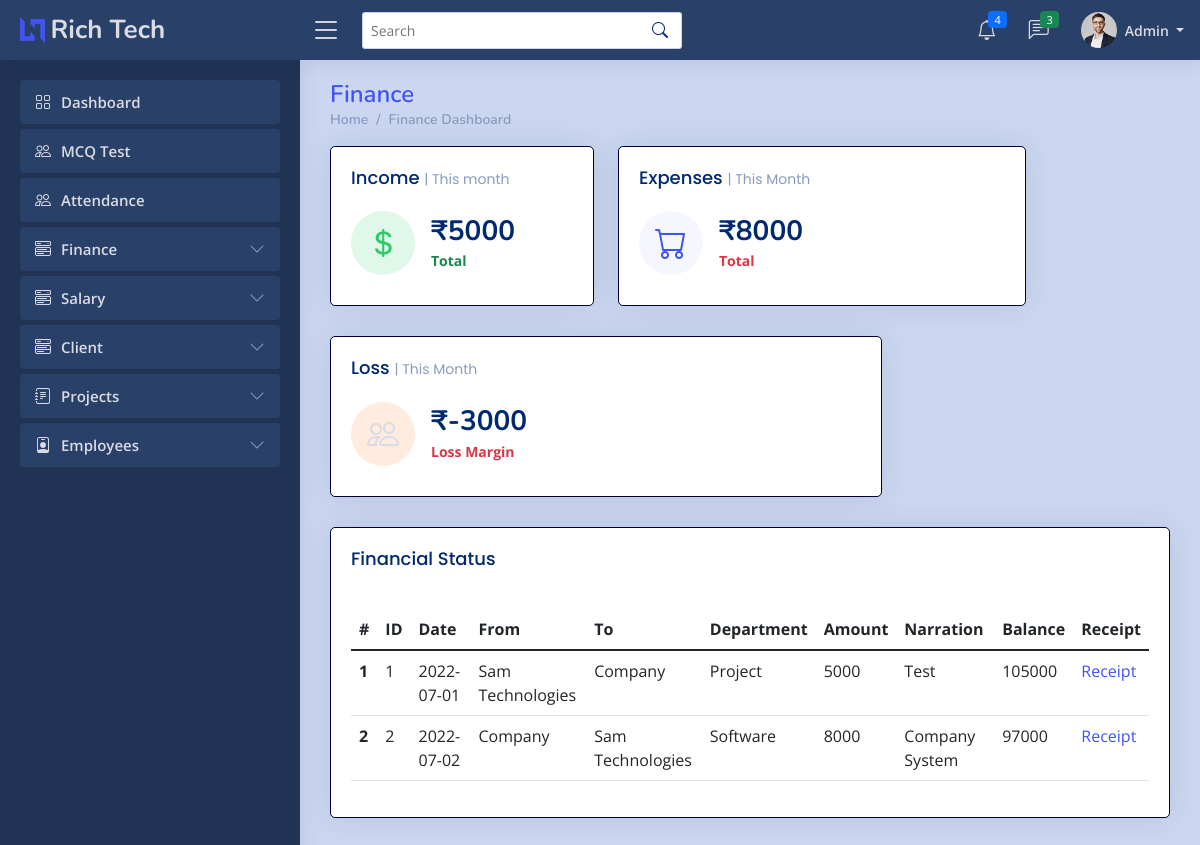
/admin/finance.php (signed in), run on an earlier commit of the app's database.
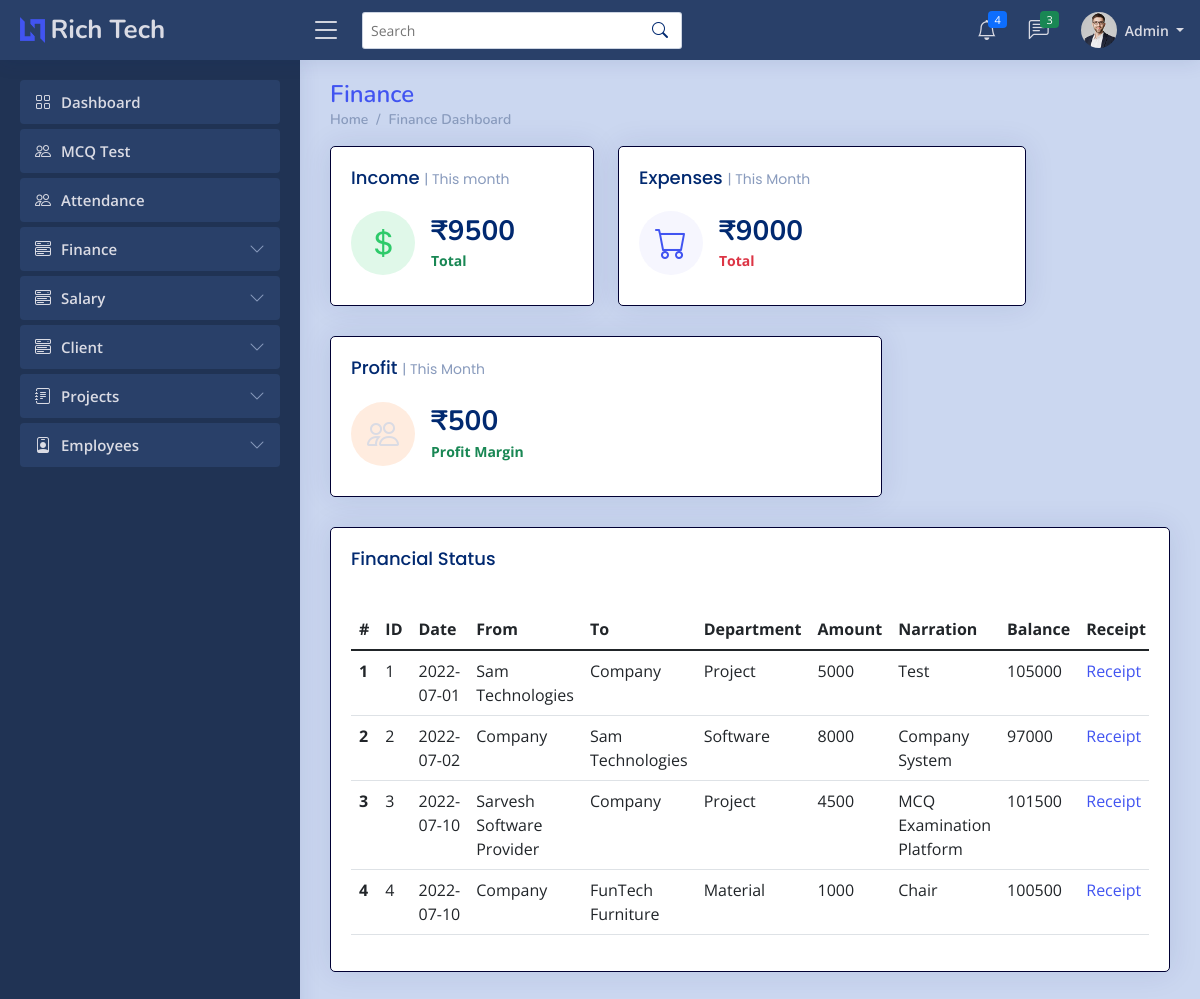
And on a later commit of the database.
### tables this page shows
CREATE TABLE `financet` (
  `Id` int(11) NOT NULL,
  `ddate` date NOT NULL,
  `ffrom` varchar(255) NOT NULL,
  `tto` varchar(255) NOT NULL,
  `amt` int(7) NOT NULL,
  `narration` varchar(255) NOT NULL,
  `deptname` varchar(255) NOT NULL,
  `ffile` longblob NOT NULL
);

### admin/finance.php (the view, shortened to what this page needs)
<?php
    if ($_SESSION['erole']=="admin"){
?>
<!DOCTYPE html>
<html lang="en">
<head>
  <link href="../assets/vendor/bootstrap/css/bootstrap.min.css" rel="stylesheet">
  <link rel="stylesheet" href="../assets/vendor/bootstrap-icons/bootstrap-icons.css?v=<?php echo time(); ?>">
  <link href="../assets/vendor/boxicons/css/boxicons.min.css" rel="stylesheet">
  <link href="../assets/vendor/quill/quill.snow.css" rel="stylesheet">
  <link href="../assets/vendor/quill/quill.bubble.css" rel="stylesheet">
  <link href="../assets/vendor/remixicon/remixicon.css" rel="stylesheet">
  <link href="../assets/vendor/simple-datatables/style.css" rel="stylesheet">
  <link rel="stylesheet" href="../assets/css/style.css?v=<?php echo time(); ?>">
</head>
<body>
  <?php include 'imports/nav-admin.php'; ?>
  <main id="main" class="main">
    <div class="pagetitle">
      <h1><a href="payment.php">Finance</a></h1>
      <nav>
        <ol class="breadcrumb">
          <li class="breadcrumb-item"><a href="index.php">Home</a></li>
          <li class="breadcrumb-item active"><a href="finance.php">Finance Dashboard</a></li>
        </ol>
      </nav>
    </div>
    <section class="section">
    <section class="section dashboard">
      <div class="row">
        <div class="col-lg-12">
            <div class="row">
            <?php
                include '../imports/config.php';
                $conn = mysqli_connect($server_name, $username, $password, $database_name);
                $sql_query="SELECT sum(amt) FROM financet WHERE MONTH(ddate) = MONTH(CURDATE()) and tto='Company'";
                $result = mysqli_query($conn, $sql_query);
                $row = mysqli_fetch_array($result);
                $income = $row['sum(amt)'];
                $sql_query="SELECT sum(amt) FROM financet WHERE MONTH(ddate) = MONTH(CURDATE()) and ffrom='Company'";
                $result = mysqli_query($conn, $sql_query);
                $row = mysqli_fetch_array($result);
                $expenses = $row['sum(amt)'];
                $margin=$income-$expenses;
                if ($margin>0) {
                    $s="p";
                }else{
                    $s="l";
                }
            ?>
            <div class="col-xxl-4 col-md-4">
              <div class="card info-card revenue-card">
                <div class="card-body">
                  <h5 class="card-title">Income <span>| This month</span></h5>
                  <div class="d-flex align-items-center">
                    <div class="card-icon rounded-circle d-flex align-items-center justify-content-center">
                      <i class="bi bi-currency-dollar"></i>
                    </div>
                    <div class="ps-3">
                      <h6> <?php echo '₹', $income;  ?> </h6>
                      <span class="text-success small pt-1 fw-bold">Total </span>
                    </div>
                  </div>
                </div>
              </div>
            </div>
            <div class="col-xxl-4 col-md-6">
              <div class="card info-card sales-card">
                <div class="card-body">
                  <h5 class="card-title">Expenses <span>| This Month</span></h5>
                  <div class="d-flex align-items-center">
                    <div class="card-icon rounded-circle d-flex align-items-center justify-content-center">
                      <i class="bi bi-cart"></i>
                    </div>
                    <div class="ps-3">
                      <h6> <?php echo '₹',  $expenses ; ?> </h6>
                      <span class="text-danger small pt-1 fw-bold"> Total </span>
                    </div>
                  </div>
                </div>
              </div>
            </div>
            <div class="col-xxl-4 col-md-8">
              <div class="card info-card customers-card">
                <div class="card-body">
                  <h5 class="card-title"><?php if ($s=="p"){echo "Profit";}else{echo "Loss";}?> <span>| This Month</span></h5>
                  <div class="d-flex align-items-center">
                    <div class="card-icon rounded-circle d-flex align-items-center justify-content-center">
                      <i class="bi bi-people"></i>
                    </div>
                    <div class="ps-3">
                      <h6> <?php echo '₹', ($income-$expenses); ?></h6>
                      <?php
                            if ($s=="p"){
                                echo '<span class="text-success small pt-1 fw-bold">Profit Margin</span>';
                                }
                            else{
                                echo '<span class="text-danger small pt-1 fw-bold">Loss Margin</span>';
                            }
                      ?>
                    </div>
                  </div>
                </div>
              </div>
            </div>
      </div>
    </section>
      <div id="input" name="input" class="card">
        <div class="card-body">
          <h5 class="card-title">Financial Status</h5>
            <?php
                include '../imports/config.php';
                $conn=mysqli_connect($server_name,$username,$password,$database_name);
                $sql_query="SELECT * FROM financet";
                $records = mysqli_query($conn, $sql_query);
                $bal=100000;
                $n=1;
                $m=array();
                while($data = mysqli_fetch_array($records)){
                    $cid=$data['Id'];
                    $ddate=$data['ddate'];
                    $ffrom=$data['ffrom'];
                    $tto=$data['tto'];
                    $deptname=$data['deptname'];
                    $amt=$data['amt'];
                    $narration=$data['narration'];
                    if ($ffrom=="Company"){
                        $bal=$bal-$amt;
                    }
                    else{
                        $bal=$bal+$amt;
                    }
                    $m[$n]=array($cid,$ddate,$ffrom,$tto,$deptname,$amt,$narration,$bal);
                    $n++;
                }
                for($i=1;$i<=count($m);$i++){
                    if ($m[$i][4]=="Project"){
                        $t=$m[$i][2];
                        $sql_query="SELECT cname FROM clientt where Id=$t";
                        $records = mysqli_query($conn, $sql_query);
                        while($data = mysqli_fetch_array($records)){
                            $m[$i][2]=$data['cname'];
                        }
                    }
                }
                echo '<div class="table-responsive">';
                echo "<table class='table table-hover table-bordered table-striped'>";
                echo '<table class="table datatable">';
                    echo '<thead class="thead-dark">';
                        echo '<tr>';
                        echo '<th scope="col">#</th>';
                        echo '<th scope="col">ID</th>';
                        echo '<th scope="col">Date</th>';
                        echo '<th scope="col">From</th>';
                        echo '<th scope="col">To</th>';
                        echo '<th scope="col">Department</th>';
                        echo '<th scope="col">Amount</th>';
                        echo '<th scope="col">Narration</th>';
                        echo '<th scope="col">Balance</th>';
                        echo '<th scope="col">Receipt</th>';
                        echo '</tr>';
                    echo '</thead>';
                    echo '<tbody>';
                    for ($i=1;$i<=count($m);$i++){
                        echo '<tr>';
                            echo '<th scope="row">'.$i.'</th>';
                            echo '<td>'.$m[$i][0].'</td>';
                            echo '<td>'.$m[$i][1].'</td>';
                            echo '<td>'.$m[$i][2].'</td>';
                            echo '<td>'.$m[$i][3].'</td>';
                            echo '<td>'.$m[$i][4].'</td>';
                            echo '<td>'.$m[$i][5].'</td>';
                            echo '<td>'.$m[$i][6].'</td>';
                            echo '<td>'.$m[$i][7].'</td>';
                            echo '<td><a href="">Receipt</a></td>';
                        echo '</tr>';
                    }
                    echo '</tbody>
                    </table>';
                echo '</div>';
            ?>
        </div>
      </div>
    </section>
  </main>
</body>
</html>
<?php
        }
        else{
            ob_start();
            header('Location: '.'../index.php');
            ob_end_flush();
            die();
        }
    ?>

### admin/imports/nav-admin.php (shortened to what this page needs)
<header id="header" class="header fixed-top d-flex align-items-center">
  <div class="d-flex align-items-center justify-content-between">
    <a href="index.php" class="logo d-flex align-items-center">
      <img src="../assets/img/logo.png" alt="">
      <span class="d-none d-lg-block">Rich Tech</span>
    </a>
    <i class="bi bi-list toggle-sidebar-btn"></i>
  </div>
  <div class="search-bar">
    <form class="search-form d-flex align-items-center" method="POST" action="#">
      <input type="text" name="query" placeholder="Search" title="Enter search keyword">
      <button type="submit" title="Search"><i class="bi bi-search"></i></button>
    </form>
  </div>
  <nav class="header-nav ms-auto">
    <ul class="d-flex align-items-center">
      <li class="nav-item dropdown">
        <a class="nav-link nav-icon" href="#" data-bs-toggle="dropdown">
          <i class="bi bi-bell"></i>
          <span class="badge bg-primary badge-number">
            <?php
              include '../imports/config.php';
              $sql_query = "SELECT * FROM notift WHERE euid='admin' ORDER BY id DESC LIMIT 4;";
              $result = mysqli_query($conn,$sql_query);
              $count = mysqli_num_rows($result);
              echo $count;
            ?>
          </span>
        </a>
      </li>
      <li class="nav-item dropdown">
        <a class="nav-link nav-icon" href="#" data-bs-toggle="dropdown">
          <i class="bi bi-chat-left-text"></i>
          <span class="badge bg-success badge-number">3</span>
        </a>
      </li>
      <li class="nav-item dropdown pe-3">
        <a class="nav-link nav-profile d-flex align-items-center pe-0" href="#" data-bs-toggle="dropdown">
          <img src="../assets/img/profile-img.jpg" alt="Profile" class="rounded-circle">
          <span class="d-none d-md-block dropdown-toggle ps-2"> Admin </span>
        </a>
      </li>
    </ul>
  </nav>
</header>
<aside id="sidebar" class="sidebar">
  <ul class="sidebar-nav" id="sidebar-nav">
    <li class="nav-item">
      <a class="nav-link " href="index.php">
        <i class="bi bi-grid"></i>
        <span>Dashboard</span>
      </a>
    </li>
    <li class="nav-item">
      <a class="nav-link " href="../MCQ/dashboard.php">
        <i class="bi bi-people"></i>
        <span>MCQ Test</span>
      </a>
    </li>
          <li class="nav-item">
      <a class="nav-link " href="attendance.php">
        <i class="bi bi-people"></i>
        <span>Attendance</span>
      </a>
    </li>
    <li class="nav-item">
      <a class="nav-link collapsed" data-bs-target="#finance-nav" data-bs-toggle="collapse" href="#">
        <i class="bi bi-menu-button-wide"></i><span>Finance</span><i class="bi bi-chevron-down ms-auto"></i>
      </a>
    </li>
    <li class="nav-item">
      <a class="nav-link collapsed" data-bs-target="#salary-nav" data-bs-toggle="collapse" href="#">
        <i class="bi bi-menu-button-wide"></i><span>Salary</span><i class="bi bi-chevron-down ms-auto"></i>
      </a>
    </li>
    <li class="nav-item">
      <a class="nav-link collapsed" data-bs-target="#client-nav" data-bs-toggle="collapse" href="#">
        <i class="bi bi-menu-button-wide"></i><span>Client</span><i class="bi bi-chevron-down ms-auto"></i>
      </a>
    </li>
    <li class="nav-item">
      <a class="nav-link collapsed" data-bs-target="#projects-nav" data-bs-toggle="collapse" href="#">
        <i class="bi bi-journal-text"></i><span>Projects</span><i class="bi bi-chevron-down ms-auto"></i>
      </a>
    </li>
    <li class="nav-item">
      <a class="nav-link collapsed" data-bs-target="#employees-nav" data-bs-toggle="collapse" href="#">
        <i class="bi bi-person-badge"></i><span>Employees</span><i class="bi bi-chevron-down ms-auto"></i>
      </a>
    </li>
  </ul>
</aside>

### assets/css/style.css (style rules this page uses)
:root { scroll-behavior: smooth; }
body { font-family: "Open Sans", sans-serif; background: #cbd7f0; color: #444444; }
a { color: #4154f1; text-decoration: none; }
h1, h2, h3, h4, h5, h6 { font-family: "Nunito", sans-serif; }
#main { margin-top: 60px; padding: 20px 30px; transition: all 0.3s; }
.pagetitle { margin-bottom: 10px; }
.pagetitle h1 { font-size: 24px; margin-bottom: 0; font-weight: 600; color: #012970; }
.card { margin-bottom: 30px; border-width: 1px; border-color: #000033; border-radius: 5px; box-shadow: 0px 0 30px rgba(1, 41, 112, 0.1); }
.card-title { padding: 20px 0 15px 0; font-size: 18px; font-weight: 500; color: #012970; font-family: "Poppins", sans-serif; }
.card-title span { color: #899bbd; font-size: 14px; font-weight: 400; }
.card-body { padding: 0 20px 20px 20px; }
.breadcrumb { font-size: 14px; font-family: "Nunito", sans-serif; color: #899bbd; font-weight: 600; }
.breadcrumb a { color: #899bbd; transition: 0.3s; }
.breadcrumb .breadcrumb-item::before { color: #899bbd; }
.breadcrumb .active { color: #51678f; font-weight: 600; }
.logo { line-height: 1; }
@media (min-width: 1200px) { .logo { width: 280px; } }
.logo img { max-height: 26px; margin-right: 6px; }
.logo span { font-size: 26px; font-weight: 700; color: #dadbe4; font-family: "Nunito", sans-serif; }
.header { transition: all 0.5s; z-index: 997; height: 60px; box-shadow: 0px 2px 20px rgba(1, 41, 112, 0.1); background-color: #294069; padding-left: 20px; }
.header .toggle-sidebar-btn { font-size: 32px; padding-left: 10px; cursor: pointer; color: #012970; }
.header .search-bar { min-width: 360px; padding: 0 20px; }
.header .search-form { width: 100%; }
.header .search-form input { border: 0; font-size: 14px; color: #012970; border: 1px solid rgba(1, 41, 112, 0.2); padding: 7px 38px 7px 8px; border-radius: 3px; transition: 0.3s; width: 100%; }
.header .search-form button { border: 0; padding: 0; margin-left: -30px; background: none; }
.header .search-form button i { color: #012970; }
.header-nav ul { list-style: none; }
.header-nav > ul { margin: 0; padding: 0; }
.header-nav .nav-icon { font-size: 20px; color: #012970; }
.header-nav .nav-profile { color: #dadbe4; }
.header-nav .nav-profile img { max-height: 36px; }
.header-nav .nav-profile span { font-size: 14px; font-weight: 600; }
.header-nav .badge-number { position: absolute; inset: 4px 6px auto auto; font-weight: normal; font-size: 11px; padding: 3px 6px; }
.sidebar { position: fixed; top: 60px; left: 0; bottom: 0; width: 300px; z-index: 996; transition: all 0.3s; padding: 20px; overflow-y: auto; scrollbar-width: thin; scrollbar-color: #aab7cf transparent; box-shadow: 0px 0px 20px rgba(1, 41, 112, 0.1); background-color: #203354; }
@media (min-width: 1200px) { #main, #footer { margin-left: 300px; } }
.sidebar-nav { padding: 0; margin: 0; list-style: none; }
.sidebar-nav li { padding: 0; margin: 0; list-style: none; }
.sidebar-nav .nav-item { margin-bottom: 5px; }
.sidebar-nav .nav-link { display: flex; align-items: center; font-size: 15px; font-weight: 600; color: #dadbe4; transition: 0.3; background: #294069; padding: 10px 15px; border-radius: 4px; }
.sidebar-nav .nav-link i { font-size: 16px; margin-right: 10px; color: #4154f1; }
.sidebar-nav .nav-link.collapsed { color: #dadbe4; background: #294069; }
.sidebar-nav .nav-link.collapsed i { color: #899bbd; }
.sidebar-nav .nav-link .bi-chevron-down { margin-right: 0; transition: transform 0.2s ease-in-out; }
.dashboard .info-card { padding-bottom: 10px; }
.dashboard .info-card h6 { font-size: 28px; color: #012970; font-weight: 700; margin: 0; padding: 0; }
.dashboard .card-icon { font-size: 32px; line-height: 0; width: 64px; height: 64px; flex-shrink: 0; flex-grow: 0; }
.dashboard .sales-card .card-icon { color: #4154f1; background: #f6f6fe; }
.dashboard .revenue-card .card-icon { color: #2eca6a; background: #e0f8e9; }
.dashboard .customers-card .card-icon { color: #ff771d; background: #ffecdf; }

What changed in the data, as far as the page shows it:
added financet: Id "3", ddate "2022-07-10", i "Sarvesh Software Provider", tto "Company", deptname "Project", amt "4500", narration "MCQ Examination Platform", i "101500"
added financet: Id "4", ddate "2022-07-10", ffrom "Company", tto "FunTech Furniture", deptname "Material", amt "1000", narration "Chair", i "100500"
Also different on the page:
$income: "5000" → "9500"
$expenses: "8000" → "9000"
$income-$expenses: "-3000" → "500"
text no longer shown: "Loss Loss Margin"
text now shown: "Profit Profit Margin"
